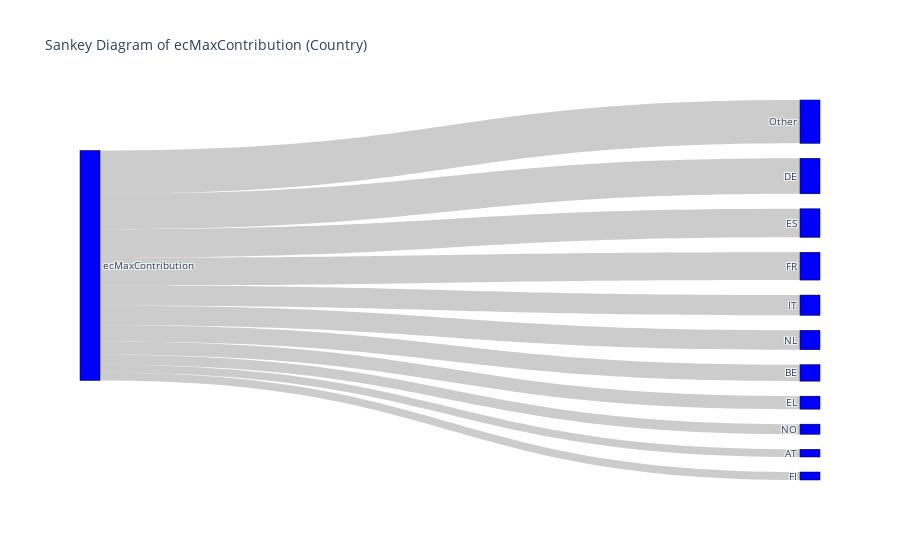

This figure's notebook cell:
### Code cell
# Create the Sankey diagram
fig = go.Figure(data=[go.Sankey(
    node=dict(
        pad=15,
        thickness=20,
        line=dict(color="black", width=0.5),
        label=labels,
        color="blue"
    ),
    link=dict(
        source=sankey_country['source'],
        target=sankey_country['target'],
        value=sankey_country['value']
    )
)])

fig.update_layout(title_text="Sankey Diagram of ecMaxContribution (Country)", font_size=10)
fig.show()

### Figure 1 — Plotly figure (JSON) as saved in the notebook; plotly's stock layout.template omitted (floating-point values rounded to 4 significant figures)
{"data": [{"link": {"source": [0, 0, 0, 0, 0, 0, 0, 0, 0, 0, 0], "target": [1, 2, 3, 4, 5, 6, 7, 8, 9, 10, 11], "value": [3.359, 7.147, 15.43, 5.66, 12.37, 3.478, 12.09, 8.799, 8.438, 4.394, 18.84]}, "node": {"color": "blue", "label": ["ecMaxContribution", "AT", "BE", "DE", "EL", "ES", "FI", "FR", "IT", "NL", "NO", "Other"], "line": {"color": "black", "width": 0.5}, "pad": 15, "thickness": 20}, "type": "sankey"}], "layout": {"font": {"size": 10}, "title": {"text": "Sankey Diagram of ecMaxContribution (Country)"}}}
